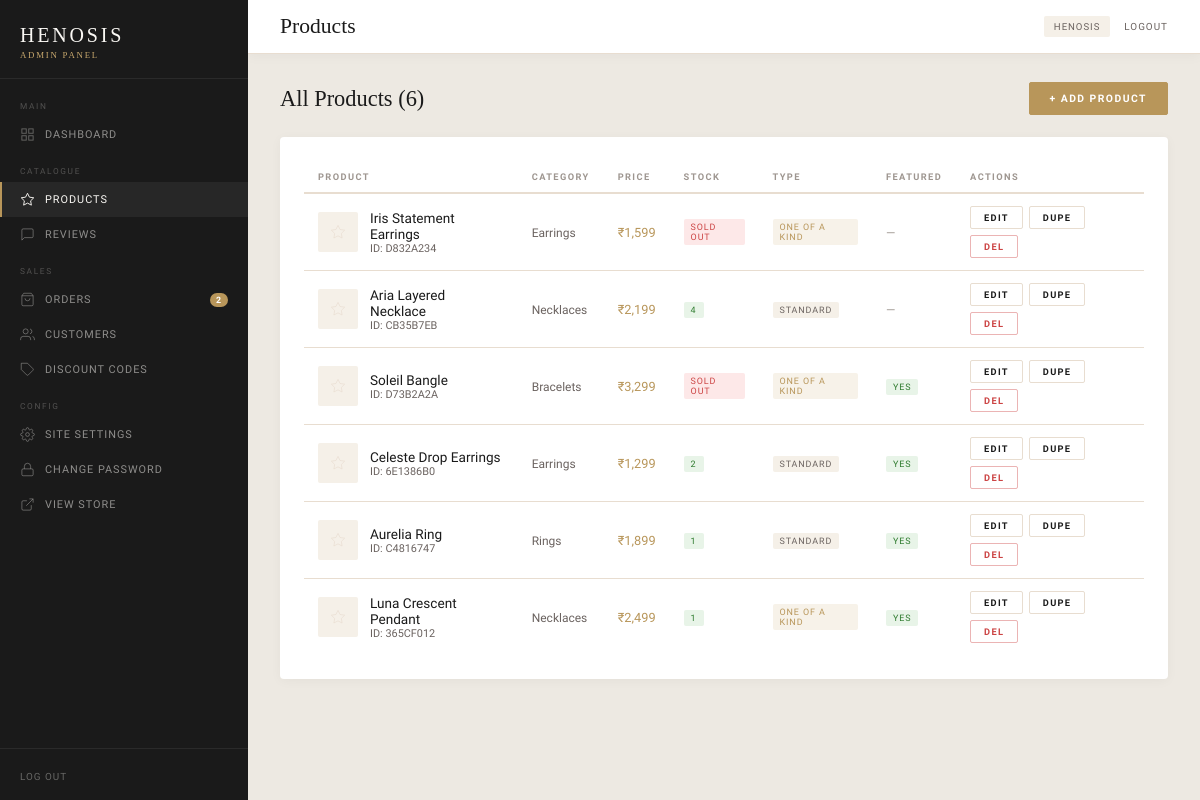
The app's page /henosis-admin/products (signed in), older data.
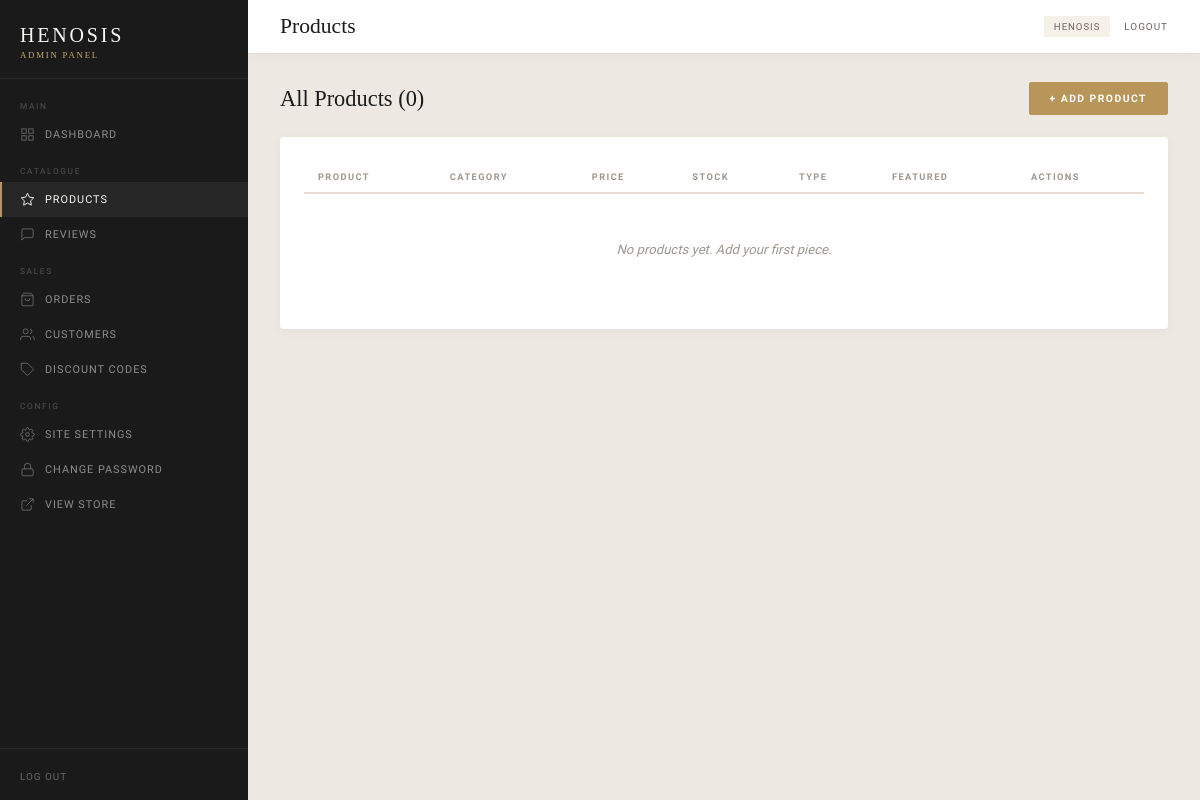
The same page, newer data.
### tables this page shows
CREATE TABLE settings (key TEXT PRIMARY KEY, value TEXT);

CREATE TABLE products (
    id TEXT PRIMARY KEY, name TEXT NOT NULL, price REAL DEFAULT 0,
    description TEXT, category TEXT, stock INTEGER DEFAULT 1,
    only_one INTEGER DEFAULT 0, featured INTEGER DEFAULT 0,
    created_at TEXT DEFAULT (datetime('now'))
);

### app.py (the view)
@app.route('/henosis-admin/products')
@admin_required
def admin_products():
    products = db.get_all_products()
    for p in products:
        imgs = db.get_product_images(p['id'])
        p['thumb'] = imgs[0]['id'] if imgs else None
    return render_template('admin/products.html', settings=db.get_settings(), products=products)

### app.py (called while the page is built)
def admin_required(f):
    @wraps(f)
    def d(*a, **kw):
        if not session.get('admin_logged_in'):
            return redirect(url_for('admin_login'))
        return f(*a, **kw)
    return d

@app.context_processor
def inject_globals():
    return {'get_reviews': db.get_all_reviews, 'get_orders': db.get_all_orders}

@app.before_request
def maintenance_gate():
    skip = ('/henosis-admin', '/img/', '/pimg/', '/static/', '/api/discount')
    if any(request.path.startswith(s) for s in skip):
        return
    if not session.get('admin_logged_in'):
        s = db.get_settings()
        if s.get('maintenance_mode') == 'true':
            return render_template('maintenance.html', settings=s), 503

### db.py (called while the page is built)
def get_conn():
    if USE_PG:
        import psycopg2
        conn = psycopg2.connect(DATABASE_URL)
        conn.autocommit = False
        return conn
    path = os.path.join(os.path.dirname(__file__), 'data', 'henosis.db')
    os.makedirs(os.path.dirname(path), exist_ok=True)
    conn = sqlite3.connect(path)
    conn.row_factory = sqlite3.Row
    conn.execute('PRAGMA journal_mode=WAL')
    return conn

def _exec(sql, params=(), fetch='none', commit=False):
    conn = get_conn()
    cur  = conn.cursor()
    cur.execute(sql, params)
    result = None
    if fetch == 'one':  result = _row(cur.fetchone())
    if fetch == 'all':  result = [_row(r) for r in cur.fetchall()]
    if commit: conn.commit()
    conn.close()
    return result

def _row(row):
    if row is None: return None
    return dict(row) if not hasattr(row,'keys') else dict(zip(row.keys(), tuple(row)))

def _bool(v):
    if isinstance(v, bool): return v
    if isinstance(v, int):  return v != 0
    return str(v).lower() in ('true','1','t','yes')

def get_product_images(product_id):
    return _exec(f"SELECT id, data, mime_type FROM product_images WHERE product_id={PH} ORDER BY sort_order",
                 (product_id,), fetch='all') or []

def get_settings():
    rows = _exec("SELECT key,value FROM settings", fetch='all') or []
    return {r['key']:r['value'] for r in rows}

def _norm_product(p):
    if not p: return None
    p['only_one']     = _bool(p.get('only_one', False))
    p['featured']     = _bool(p.get('featured', False))
    p['only_one_str'] = 'true' if p['only_one'] else 'false'
    p['featured_str'] = 'true' if p['featured'] else 'false'
    p['price']        = float(p.get('price', 0))
    p['stock']        = int(p.get('stock', 0))
    return p

### templates/admin/products.html
{% extends "admin/base.html" %}
{% block page_title %}Products{% endblock %}
{% block content %}
<div class="page-actions">
  <div class="page-title">All Products ({{ products|length }})</div>
  <div class="page-actions-right">
    <a href="{{ url_for('admin_add_product') }}" class="btn btn-gold">+ Add Product</a>
  </div>
</div>
<div class="card">
  <div class="table-wrap">
    <table>
      <thead><tr><th>Product</th><th>Category</th><th>Price</th><th>Stock</th><th>Type</th><th>Featured</th><th>Actions</th></tr></thead>
      <tbody>
        {% if products %}{% for p in products %}
        <tr>
          <td>
            <div style="display:flex;align-items:center;gap:12px;">
              {% if p.thumb %}<img src="{{ url_for('serve_product_image',img_id=p.thumb) }}" alt="{{ p.name }}" class="product-thumb-mini"/>
              {% else %}<div class="product-thumb-mini" style="display:flex;align-items:center;justify-content:center;background:var(--cream);"><svg width="16" height="16" viewBox="0 0 24 24" fill="none" stroke="currentColor" stroke-width="1" style="color:var(--beige)"><polygon points="12,2 15.09,8.26 22,9.27 17,14.14 18.18,21.02 12,17.77 5.82,21.02 7,14.14 2,9.27 8.91,8.26"/></svg></div>{% endif %}
              <div><div style="font-weight:500;font-size:.85rem;">{{ p.name }}</div><div style="font-size:.68rem;color:var(--gray-mid);">ID: {{ p.id }}</div></div>
            </div>
          </td>
          <td><span style="font-size:.75rem;color:var(--gray-mid);">{{ p.category }}</span></td>
          <td style="font-weight:500;color:var(--gold);">₹{{ "{:,.0f}".format(p.price) }}</td>
          <td>{% if p.stock==0 %}<span class="badge badge-danger">Sold Out</span>{% else %}<span class="badge badge-success">{{ p.stock }}</span>{% endif %}</td>
          <td>{% if p.only_one %}<span class="badge badge-gold">One of a Kind</span>{% else %}<span class="badge badge-gray">Standard</span>{% endif %}</td>
          <td>{% if p.featured %}<span class="badge badge-success">Yes</span>{% else %}<span style="font-size:.75rem;color:var(--gray-light);">—</span>{% endif %}</td>
          <td>
            <div style="display:flex;gap:6px;flex-wrap:wrap;">
              <a href="{{ url_for('admin_edit_product',pid=p.id) }}" class="btn btn-outline btn-sm">Edit</a>
              <form method="POST" action="{{ url_for('admin_duplicate_product',pid=p.id) }}"><button type="submit" class="btn btn-outline btn-sm">Dupe</button></form>
              <form method="POST" action="{{ url_for('admin_delete_product',pid=p.id) }}" onsubmit="return confirm('Delete {{ p.name|replace("'","\\'") }}?')"><button type="submit" class="btn btn-danger btn-sm">Del</button></form>
            </div>
          </td>
        </tr>
        {% endfor %}{% else %}
        <tr class="empty-row"><td colspan="7">No products yet. Add your first piece.</td></tr>
        {% endif %}
      </tbody>
    </table>
  </div>
</div>
{% endblock %}

### templates/admin/base.html (shortened to what this page needs)
<!DOCTYPE html>
<html lang="en">
<head>
</head>
<body>
  <aside class="sidebar" id="sidebar">
    <div class="sidebar-logo">HENOSIS<span>Admin Panel</span></div>
    <nav class="sidebar-nav">
      <div class="sidebar-section">Main</div>
      <a href="{{ url_for('admin_dashboard') }}" class="sidebar-link {% if request.endpoint=='admin_dashboard' %}active{% endif %}">
        <svg viewBox="0 0 24 24" fill="none" stroke="currentColor" stroke-width="1.5"><rect x="3" y="3" width="7" height="7"/><rect x="14" y="3" width="7" height="7"/><rect x="14" y="14" width="7" height="7"/><rect x="3" y="14" width="7" height="7"/></svg>
        Dashboard
      </a>
      <div class="sidebar-section">Catalogue</div>
      <a href="{{ url_for('admin_products') }}" class="sidebar-link {% if 'product' in request.endpoint %}active{% endif %}">
        <svg viewBox="0 0 24 24" fill="none" stroke="currentColor" stroke-width="1.5"><polygon points="12,2 15.09,8.26 22,9.27 17,14.14 18.18,21.02 12,17.77 5.82,21.02 7,14.14 2,9.27 8.91,8.26"/></svg>
        Products
      </a>
      <a href="{{ url_for('admin_reviews') }}" class="sidebar-link {% if 'review' in request.endpoint %}active{% endif %}">
        <svg viewBox="0 0 24 24" fill="none" stroke="currentColor" stroke-width="1.5"><path d="M21 15a2 2 0 01-2 2H7l-4 4V5a2 2 0 012-2h14a2 2 0 012 2z"/></svg>
        Reviews
        {% set pending_reviews = get_reviews()|selectattr('approved','eq','false')|list|length %}
      </a>
      <div class="sidebar-section">Sales</div>
      <a href="{{ url_for('admin_orders') }}" class="sidebar-link {% if 'order' in request.endpoint %}active{% endif %}">
        <svg viewBox="0 0 24 24" fill="none" stroke="currentColor" stroke-width="1.5"><path d="M6 2L3 6v14a2 2 0 002 2h14a2 2 0 002-2V6l-3-4z"/><line x1="3" y1="6" x2="21" y2="6"/><path d="M16 10a4 4 0 01-8 0"/></svg>
        Orders
        {% set pending_orders = get_orders()|selectattr('status','eq','Pending')|list|length %}
        {% if pending_orders > 0 %}<span class="sidebar-badge">{{ pending_orders }}</span>{% endif %}
      </a>
      <a href="{{ url_for('admin_customers') }}" class="sidebar-link {% if 'customer' in request.endpoint %}active{% endif %}">
        <svg viewBox="0 0 24 24" fill="none" stroke="currentColor" stroke-width="1.5"><path d="M17 21v-2a4 4 0 00-4-4H5a4 4 0 00-4 4v2"/><circle cx="9" cy="7" r="4"/><path d="M23 21v-2a4 4 0 00-3-3.87"/><path d="M16 3.13a4 4 0 010 7.75"/></svg>
        Customers
      </a>
      <a href="{{ url_for('admin_discounts') }}" class="sidebar-link {% if 'discount' in request.endpoint %}active{% endif %}">
        <svg viewBox="0 0 24 24" fill="none" stroke="currentColor" stroke-width="1.5"><path d="M20.59 13.41l-7.17 7.17a2 2 0 01-2.83 0L2 12V2h10l8.59 8.59a2 2 0 010 2.82z"/><line x1="7" y1="7" x2="7.01" y2="7"/></svg>
        Discount Codes
      </a>
      <div class="sidebar-section">Config</div>
      <a href="{{ url_for('admin_settings') }}" class="sidebar-link {% if request.endpoint=='admin_settings' %}active{% endif %}">
        Site Settings
      </a>
      <a href="{{ url_for('admin_change_password') }}" class="sidebar-link {% if 'password' in request.endpoint %}active{% endif %}">
        <svg viewBox="0 0 24 24" fill="none" stroke="currentColor" stroke-width="1.5"><rect x="3" y="11" width="18" height="11" rx="2" ry="2"/><path d="M7 11V7a5 5 0 0110 0v4"/></svg>
        Change Password
      </a>
      <a href="{{ url_for('index') }}" class="sidebar-link" target="_blank">
        <svg viewBox="0 0 24 24" fill="none" stroke="currentColor" stroke-width="1.5"><path d="M18 13v6a2 2 0 01-2 2H5a2 2 0 01-2-2V8a2 2 0 012-2h6"/><polyline points="15 3 21 3 21 9"/><line x1="10" y1="14" x2="21" y2="3"/></svg>
        View Store
      </a>
    </nav>
    <div class="sidebar-footer">
      <a href="{{ url_for('admin_logout') }}">Log Out</a>
    </div>
  </aside>
  <div class="admin-main">
    <div class="admin-topbar">
      <div class="topbar-left">
        <h1>{% block page_title %}Dashboard{% endblock %}</h1>
      </div>
      <div class="topbar-right">
        <span class="topbar-badge">{{ settings.get('logo_text','HENOSIS') }}</span>
        <a href="{{ url_for('admin_logout') }}" style="font-size:.62rem;letter-spacing:.1em;text-transform:uppercase;color:var(--gray-mid);transition:color .2s;" onmouseover="this.style.color='var(--charcoal)'" onmouseout="this.style.color='var(--gray-mid)'">Logout</a>
      </div>
    </div>
    <div class="admin-content">
      {% block content %}{% endblock %}
    </div>
  </div>
</body>
</html>

### templates/admin/base.html (style rules this page uses)
:root { --ivory:#faf8f4;--cream:#f5f0e8;--beige:#e8ddd0;--champagne:#c9a96e;--gold:#b8965a; --black:#0e0e0e;--charcoal:#1a1a1a;--gray-dark:#3a3530;--gray-mid:#6b6360;--gray-light:#9e9690; --white:#ffffff;--sidebar:248px;--font-display:'Cormorant Garamond',serif;--font-body:'Raleway',sans-serif; }
*,*::before,*::after { box-sizing:border-box;margin:0;padding:0; }
body { font-family:var(--font-body);background:#ede9e2;color:var(--charcoal);display:flex;min-height:100vh; }
a { text-decoration:none;color:inherit; }
.sidebar { width:var(--sidebar);background:var(--charcoal);color:var(--ivory);position:fixed;top:0;left:0; height:100vh;overflow-y:auto;display:flex;flex-direction:column;z-index:50; }
.sidebar-logo { padding:24px 20px 18px;font-family:var(--font-display);font-size:1.25rem;letter-spacing:.14em; color:var(--ivory);border-bottom:1px solid rgba(255,255,255,.07); }
.sidebar-logo span { display:block;font-size:.55rem;letter-spacing:.2em;text-transform:uppercase;color:var(--champagne);margin-top:3px; }
.sidebar-section { padding:14px 20px 6px;font-size:.52rem;letter-spacing:.2em;text-transform:uppercase; color:rgba(250,248,244,.25);font-family:var(--font-body); }
.sidebar-nav { padding:8px 0;flex:1; }
.sidebar-link { display:flex;align-items:center;gap:10px;padding:10px 20px;font-size:.68rem; letter-spacing:.09em;text-transform:uppercase;color:rgba(250,248,244,.52);transition:all .2s;position:relative; }
.sidebar-link:hover,.sidebar-link.active { color:var(--ivory);background:rgba(255,255,255,.06); }
.sidebar-link.active::before { content:'';position:absolute;left:0;top:0;bottom:0;width:2px;background:var(--gold); }
.sidebar-link svg { flex-shrink:0;opacity:.65;width:15px;height:15px; }
.sidebar-link.active svg,.sidebar-link:hover svg { opacity:1; }
.sidebar-footer { padding:16px 20px;border-top:1px solid rgba(255,255,255,.07); }
.sidebar-footer a { font-size:.62rem;letter-spacing:.1em;text-transform:uppercase; color:rgba(250,248,244,.35);transition:color .2s; }
.admin-main { margin-left:var(--sidebar);flex:1;min-height:100vh;display:flex;flex-direction:column; }
.admin-topbar { background:var(--white);padding:14px 32px;display:flex;align-items:center; justify-content:space-between;border-bottom:1px solid var(--beige);position:sticky;top:0;z-index:40; box-shadow:0 2px 12px rgba(14,14,14,.04); }
.topbar-left { display:flex;align-items:center;gap:16px; }
.topbar-left h1 { font-family:var(--font-display);font-size:1.35rem;font-weight:400; }
.topbar-right { display:flex;align-items:center;gap:14px; }
.topbar-badge { font-size:.6rem;letter-spacing:.1em;text-transform:uppercase;background:var(--cream); color:var(--gray-mid);padding:5px 10px;border-radius:2px; }
.admin-content { padding:28px 32px;flex:1; }
.card { background:var(--white);border-radius:4px;padding:24px;box-shadow:0 2px 12px rgba(14,14,14,.04); }
.table-wrap { overflow-x:auto; }
table { width:100%;border-collapse:collapse; }
th { font-size:.58rem;letter-spacing:.15em;text-transform:uppercase;color:var(--gray-light); padding:10px 14px;text-align:left;border-bottom:2px solid var(--beige);white-space:nowrap; }
td { padding:12px 14px;font-size:.8rem;border-bottom:1px solid var(--beige);vertical-align:middle; }
tr:last-child td { border-bottom:none; }
.btn { display:inline-flex;align-items:center;gap:6px;font-family:var(--font-body);font-size:.65rem; font-weight:600;letter-spacing:.14em;text-transform:uppercase;padding:9px 20px; border:1px solid transparent;transition:all .22s;cursor:pointer;border-radius:2px;white-space:nowrap; }
.btn-gold { background:var(--gold);color:var(--white);border-color:var(--gold); }
.page-actions { display:flex;align-items:center;justify-content:space-between;margin-bottom:22px;flex-wrap:wrap;gap:10px; }
.page-title { font-family:var(--font-display);font-size:1.4rem;font-weight:400; }
.page-actions-right { display:flex;gap:8px;flex-wrap:wrap;align-items:center; }
.empty-row td { text-align:center;padding:48px;color:var(--gray-light);font-style:italic;font-size:.82rem; }

Row changes from the older to the newer data that the page shows:
removed products: name "Iris Statement Earrings", id "D832A234", category "Earrings", price "1,599", stock "SOLD OUT", only_one "ONE OF A KIND"
removed products: name "Aria Layered Necklace", id "CB35B7EB", category "Necklaces", price "2,199", stock "4", only_one "STANDARD"
removed products: name "Soleil Bangle", id "D73B2A2A", category "Bracelets", price "3,299", stock "SOLD OUT", only_one "ONE OF A KIND", featured "YES"
removed products: name "Celeste Drop Earrings", id "6E1386B0", category "Earrings", price "1,299", stock "2", only_one "STANDARD", featured "YES"
removed products: name "Aurelia Ring", id "C4816747", category "Rings", price "1,899", stock "1", only_one "STANDARD", featured "YES"
removed products: name "Luna Crescent Pendant", id "365CF012", category "Necklaces", price "2,499", stock "1", only_one "ONE OF A KIND", featured "YES"
Text that changed along with them:
{{ products|length }}: "6" → "0"
{{ pending_orders }}: "2" → (not shown)
text now shown: "No products yet. Add your first piece."
